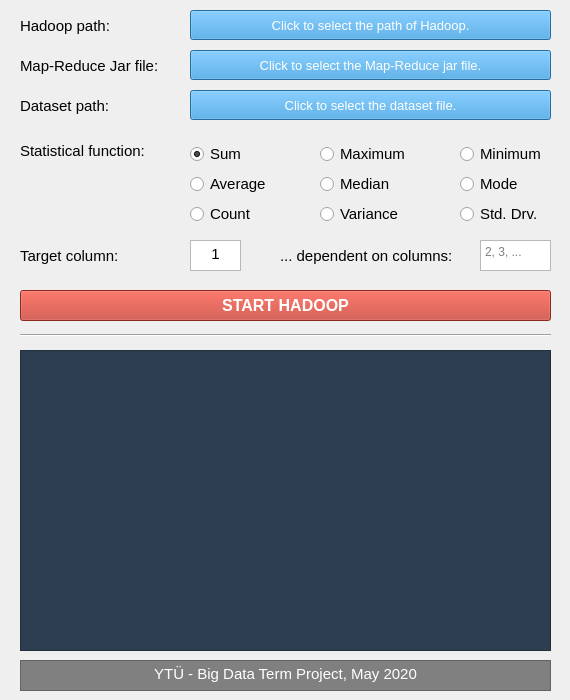
<?xml version="1.0" encoding="UTF-8"?>
<ui version="4.0">
 <class>MainWindow</class>
 <widget class="QMainWindow" name="MainWindow">
  <property name="geometry">
   <rect>
    <x>0</x>
    <y>0</y>
    <width>570</width>
    <height>700</height>
   </rect>
  </property>
  <property name="minimumSize">
   <size>
    <width>570</width>
    <height>700</height>
   </size>
  </property>
  <property name="maximumSize">
   <size>
    <width>570</width>
    <height>700</height>
   </size>
  </property>
  <property name="windowTitle">
   <string>Hadoop Statistical Tools</string>
  </property>
  <property name="windowIcon">
   <iconset resource="files.qrc">
    <normaloff>:/new/logo/logo.png</normaloff>:/new/logo/logo.png</iconset>
  </property>
  <widget class="QWidget" name="centralwidget">
   <widget class="QLabel" name="label">
    <property name="geometry">
     <rect>
      <x>20</x>
      <y>90</y>
      <width>151</width>
      <height>31</height>
     </rect>
    </property>
    <property name="font">
     <font>
      <pointsize>11</pointsize>
     </font>
    </property>
    <property name="text">
     <string>Dataset path:</string>
    </property>
   </widget>
   <widget class="QPushButton" name="buttonDatasetPath">
    <property name="geometry">
     <rect>
      <x>190</x>
      <y>90</y>
      <width>361</width>
      <height>30</height>
     </rect>
    </property>
    <property name="font">
     <font>
      <pointsize>10</pointsize>
     </font>
    </property>
    <property name="styleSheet">
     <string notr="true">color: white; background: #3498db; color: white;</string>
    </property>
    <property name="text">
     <string>Click to select the dataset file.</string>
    </property>
   </widget>
   <widget class="QLabel" name="label_3">
    <property name="geometry">
     <rect>
      <x>20</x>
      <y>240</y>
      <width>121</width>
      <height>31</height>
     </rect>
    </property>
    <property name="font">
     <font>
      <pointsize>11</pointsize>
     </font>
    </property>
    <property name="text">
     <string>Target column:</string>
    </property>
   </widget>
   <widget class="QLabel" name="label_5">
    <property name="geometry">
     <rect>
      <x>20</x>
      <y>130</y>
      <width>141</width>
      <height>41</height>
     </rect>
    </property>
    <property name="font">
     <font>
      <pointsize>11</pointsize>
     </font>
    </property>
    <property name="text">
     <string>Statistical function:</string>
    </property>
   </widget>
   <widget class="QRadioButton" name="rb_sum">
    <property name="geometry">
     <rect>
      <x>190</x>
      <y>140</y>
      <width>114</width>
      <height>28</height>
     </rect>
    </property>
    <property name="font">
     <font>
      <pointsize>11</pointsize>
     </font>
    </property>
    <property name="text">
     <string>Sum</string>
    </property>
    <property name="checked">
     <bool>true</bool>
    </property>
   </widget>
   <widget class="QRadioButton" name="rb_max">
    <property name="geometry">
     <rect>
      <x>320</x>
      <y>140</y>
      <width>114</width>
      <height>28</height>
     </rect>
    </property>
    <property name="font">
     <font>
      <pointsize>11</pointsize>
     </font>
    </property>
    <property name="text">
     <string>Maximum</string>
    </property>
   </widget>
   <widget class="QRadioButton" name="rb_min">
    <property name="geometry">
     <rect>
      <x>460</x>
      <y>140</y>
      <width>114</width>
      <height>28</height>
     </rect>
    </property>
    <property name="font">
     <font>
      <pointsize>11</pointsize>
     </font>
    </property>
    <property name="text">
     <string>Minimum</string>
    </property>
   </widget>
   <widget class="QRadioButton" name="rb_mod">
    <property name="geometry">
     <rect>
      <x>460</x>
      <y>170</y>
      <width>111</width>
      <height>28</height>
     </rect>
    </property>
    <property name="font">
     <font>
      <pointsize>11</pointsize>
     </font>
    </property>
    <property name="text">
     <string>Mode</string>
    </property>
   </widget>
   <widget class="QRadioButton" name="rb_avg">
    <property name="geometry">
     <rect>
      <x>190</x>
      <y>170</y>
      <width>114</width>
      <height>28</height>
     </rect>
    </property>
    <property name="font">
     <font>
      <pointsize>11</pointsize>
     </font>
    </property>
    <property name="text">
     <string>Average</string>
    </property>
   </widget>
   <widget class="QRadioButton" name="rb_med">
    <property name="geometry">
     <rect>
      <x>320</x>
      <y>170</y>
      <width>114</width>
      <height>28</height>
     </rect>
    </property>
    <property name="font">
     <font>
      <pointsize>11</pointsize>
     </font>
    </property>
    <property name="text">
     <string>Median</string>
    </property>
   </widget>
   <widget class="QPushButton" name="buttonStart">
    <property name="geometry">
     <rect>
      <x>20</x>
      <y>290</y>
      <width>531</width>
      <height>31</height>
     </rect>
    </property>
    <property name="font">
     <font>
      <pointsize>12</pointsize>
      <weight>75</weight>
      <bold>true</bold>
     </font>
    </property>
    <property name="styleSheet">
     <string notr="true">color: white; background: #c0392b; color: white;</string>
    </property>
    <property name="text">
     <string>START HADOOP</string>
    </property>
   </widget>
   <widget class="Line" name="line">
    <property name="geometry">
     <rect>
      <x>20</x>
      <y>320</y>
      <width>531</width>
      <height>31</height>
     </rect>
    </property>
    <property name="orientation">
     <enum>Qt::Horizontal</enum>
    </property>
   </widget>
   <widget class="QTextEdit" name="textTargetColumn">
    <property name="geometry">
     <rect>
      <x>190</x>
      <y>240</y>
      <width>51</width>
      <height>31</height>
     </rect>
    </property>
    <property name="verticalScrollBarPolicy">
     <enum>Qt::ScrollBarAlwaysOff</enum>
    </property>
    <property name="horizontalScrollBarPolicy">
     <enum>Qt::ScrollBarAlwaysOff</enum>
    </property>
    <property name="html">
     <string>&lt;!DOCTYPE HTML PUBLIC &quot;-//W3C//DTD HTML 4.0//EN&quot; &quot;http://www.w3.org/TR/REC-html40/strict.dtd&quot;&gt;
&lt;html&gt;&lt;head&gt;&lt;meta name=&quot;qrichtext&quot; content=&quot;1&quot; /&gt;&lt;style type=&quot;text/css&quot;&gt;
p, li { white-space: pre-wrap; }
&lt;/style&gt;&lt;/head&gt;&lt;body style=&quot; font-family:'Noto Sans'; font-size:11pt; font-weight:400; font-style:normal;&quot;&gt;
&lt;p align=&quot;center&quot; style=&quot; margin-top:0px; margin-bottom:0px; margin-left:0px; margin-right:0px; -qt-block-indent:0; text-indent:0px;&quot;&gt;1&lt;/p&gt;&lt;/body&gt;&lt;/html&gt;</string>
    </property>
   </widget>
   <widget class="QTextEdit" name="textDependentColumns">
    <property name="geometry">
     <rect>
      <x>480</x>
      <y>240</y>
      <width>71</width>
      <height>31</height>
     </rect>
    </property>
    <property name="styleSheet">
     <string notr="true"/>
    </property>
    <property name="verticalScrollBarPolicy">
     <enum>Qt::ScrollBarAlwaysOff</enum>
    </property>
    <property name="horizontalScrollBarPolicy">
     <enum>Qt::ScrollBarAlwaysOff</enum>
    </property>
    <property name="html">
     <string>&lt;!DOCTYPE HTML PUBLIC &quot;-//W3C//DTD HTML 4.0//EN&quot; &quot;http://www.w3.org/TR/REC-html40/strict.dtd&quot;&gt;
&lt;html&gt;&lt;head&gt;&lt;meta name=&quot;qrichtext&quot; content=&quot;1&quot; /&gt;&lt;style type=&quot;text/css&quot;&gt;
p, li { white-space: pre-wrap; }
&lt;/style&gt;&lt;/head&gt;&lt;body style=&quot; font-family:'Noto Sans'; font-size:11pt; font-weight:400; font-style:normal;&quot;&gt;
&lt;p align=&quot;center&quot; style=&quot;-qt-paragraph-type:empty; margin-top:0px; margin-bottom:0px; margin-left:0px; margin-right:0px; -qt-block-indent:0; text-indent:0px;&quot;&gt;&lt;br /&gt;&lt;/p&gt;&lt;/body&gt;&lt;/html&gt;</string>
    </property>
    <property name="placeholderText">
     <string>2, 3, ...</string>
    </property>
   </widget>
   <widget class="QLabel" name="label_4">
    <property name="geometry">
     <rect>
      <x>280</x>
      <y>240</y>
      <width>201</width>
      <height>31</height>
     </rect>
    </property>
    <property name="font">
     <font>
      <pointsize>11</pointsize>
     </font>
    </property>
    <property name="text">
     <string>... dependent on columns:</string>
    </property>
   </widget>
   <widget class="QPushButton" name="buttonHadoopPath">
    <property name="geometry">
     <rect>
      <x>190</x>
      <y>10</y>
      <width>361</width>
      <height>30</height>
     </rect>
    </property>
    <property name="font">
     <font>
      <pointsize>10</pointsize>
     </font>
    </property>
    <property name="styleSheet">
     <string notr="true">color: white; background: #3498db; color: white;</string>
    </property>
    <property name="text">
     <string>Click to select the path of Hadoop.</string>
    </property>
   </widget>
   <widget class="QLabel" name="label_6">
    <property name="geometry">
     <rect>
      <x>20</x>
      <y>10</y>
      <width>151</width>
      <height>31</height>
     </rect>
    </property>
    <property name="font">
     <font>
      <pointsize>11</pointsize>
     </font>
    </property>
    <property name="text">
     <string>Hadoop path:</string>
    </property>
   </widget>
   <widget class="QRadioButton" name="rb_var">
    <property name="geometry">
     <rect>
      <x>320</x>
      <y>200</y>
      <width>114</width>
      <height>28</height>
     </rect>
    </property>
    <property name="font">
     <font>
      <pointsize>11</pointsize>
     </font>
    </property>
    <property name="text">
     <string>Variance</string>
    </property>
   </widget>
   <widget class="QRadioButton" name="rb_cnt">
    <property name="geometry">
     <rect>
      <x>190</x>
      <y>200</y>
      <width>114</width>
      <height>28</height>
     </rect>
    </property>
    <property name="font">
     <font>
      <pointsize>11</pointsize>
     </font>
    </property>
    <property name="text">
     <string>Count</string>
    </property>
   </widget>
   <widget class="QRadioButton" name="rb_std">
    <property name="geometry">
     <rect>
      <x>460</x>
      <y>200</y>
      <width>111</width>
      <height>28</height>
     </rect>
    </property>
    <property name="font">
     <font>
      <pointsize>11</pointsize>
     </font>
    </property>
    <property name="text">
     <string>Std. Drv.</string>
    </property>
   </widget>
   <widget class="QTextBrowser" name="terminal">
    <property name="geometry">
     <rect>
      <x>20</x>
      <y>350</y>
      <width>531</width>
      <height>301</height>
     </rect>
    </property>
    <property name="font">
     <font>
      <pointsize>11</pointsize>
     </font>
    </property>
    <property name="autoFillBackground">
     <bool>false</bool>
    </property>
    <property name="styleSheet">
     <string notr="true">padding:  0 10px; background: #2c3e50; color: #ecf0f1;</string>
    </property>
    <property name="html">
     <string>&lt;!DOCTYPE HTML PUBLIC &quot;-//W3C//DTD HTML 4.0//EN&quot; &quot;http://www.w3.org/TR/REC-html40/strict.dtd&quot;&gt;
&lt;html&gt;&lt;head&gt;&lt;meta name=&quot;qrichtext&quot; content=&quot;1&quot; /&gt;&lt;style type=&quot;text/css&quot;&gt;
p, li { white-space: pre-wrap; }
&lt;/style&gt;&lt;/head&gt;&lt;body style=&quot; font-family:'Noto Sans'; font-size:11pt; font-weight:400; font-style:normal;&quot;&gt;
&lt;p style=&quot;-qt-paragraph-type:empty; margin-top:0px; margin-bottom:0px; margin-left:0px; margin-right:0px; -qt-block-indent:0; text-indent:0px;&quot;&gt;&lt;br /&gt;&lt;/p&gt;&lt;/body&gt;&lt;/html&gt;</string>
    </property>
   </widget>
   <widget class="QTextBrowser" name="textBrowser_2">
    <property name="geometry">
     <rect>
      <x>20</x>
      <y>660</y>
      <width>531</width>
      <height>31</height>
     </rect>
    </property>
    <property name="styleSheet">
     <string notr="true">background: gray; color: white;</string>
    </property>
    <property name="verticalScrollBarPolicy">
     <enum>Qt::ScrollBarAlwaysOff</enum>
    </property>
    <property name="horizontalScrollBarPolicy">
     <enum>Qt::ScrollBarAlwaysOff</enum>
    </property>
    <property name="html">
     <string>&lt;!DOCTYPE HTML PUBLIC &quot;-//W3C//DTD HTML 4.0//EN&quot; &quot;http://www.w3.org/TR/REC-html40/strict.dtd&quot;&gt;
&lt;html&gt;&lt;head&gt;&lt;meta name=&quot;qrichtext&quot; content=&quot;1&quot; /&gt;&lt;style type=&quot;text/css&quot;&gt;
p, li { white-space: pre-wrap; }
&lt;/style&gt;&lt;/head&gt;&lt;body style=&quot; font-family:'Noto Sans'; font-size:11pt; font-weight:400; font-style:normal;&quot;&gt;
&lt;p align=&quot;center&quot; style=&quot; margin-top:0px; margin-bottom:0px; margin-left:0px; margin-right:0px; -qt-block-indent:0; text-indent:0px;&quot;&gt;YTÜ - Big Data Term Project, May 2020&lt;/p&gt;&lt;/body&gt;&lt;/html&gt;</string>
    </property>
   </widget>
   <widget class="QPushButton" name="buttonMapRedPath">
    <property name="geometry">
     <rect>
      <x>190</x>
      <y>50</y>
      <width>361</width>
      <height>30</height>
     </rect>
    </property>
    <property name="font">
     <font>
      <pointsize>10</pointsize>
     </font>
    </property>
    <property name="styleSheet">
     <string notr="true">color: white; background: #3498db; color: white;</string>
    </property>
    <property name="text">
     <string>Click to select the Map-Reduce jar file.</string>
    </property>
   </widget>
   <widget class="QLabel" name="label_2">
    <property name="geometry">
     <rect>
      <x>20</x>
      <y>50</y>
      <width>151</width>
      <height>31</height>
     </rect>
    </property>
    <property name="font">
     <font>
      <pointsize>11</pointsize>
     </font>
    </property>
    <property name="text">
     <string>Map-Reduce Jar file:</string>
    </property>
   </widget>
  </widget>
 </widget>
 <resources>
  <include location="files.qrc"/>
 </resources>
 <connections/>
</ui>
